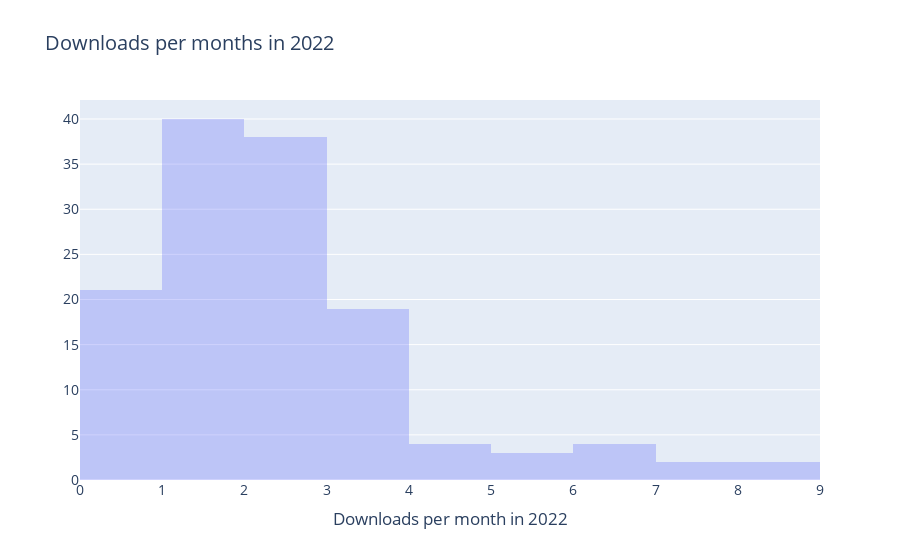

Write notebook code for a chart like this one.
### Code cell
downloads_per_month_chart = go.Figure(data = go.Histogram(
            x=zenodo_wide['downloads_per_month2022'],
            hovertemplate="%{y}<extra></extra>",
            xbins=dict(
                start=0,
                end=9,
                size=1
            ),
        )
    )
downloads_per_month_chart.update_layout(
    title={
            "text": f"Downloads per months in 2022",
            },
    font = dict(
            size = 14
            ),
    showlegend = False,
    hoverlabel = dict(
            font_size = 14,
            font_family = "Rockwell"
        ),
    xaxis_title_text='Downloads per month in 2022',
)
downloads_per_month_chart.update_traces(opacity=0.3)
downloads_per_month_chart.show()

### Figure 1 — Plotly figure (JSON) as saved in the notebook; plotly's stock layout.template omitted (floating-point values rounded to 4 significant figures; data arrays with more than 128 entries replaced by an {"elided": "..."} marker saying what was removed)
{"data": [{"hovertemplate": "%{y}<extra></extra>", "opacity": 0.3, "type": "histogram", "x": {"elided": "133 float values"}, "xbins": {"end": 9, "size": 1, "start": 0}}], "layout": {"font": {"size": 14}, "hoverlabel": {"font": {"family": "Rockwell", "size": 14}}, "showlegend": false, "title": {"text": "Downloads per months in 2022"}, "xaxis": {"title": {"text": "Downloads per month in 2022"}}}}
